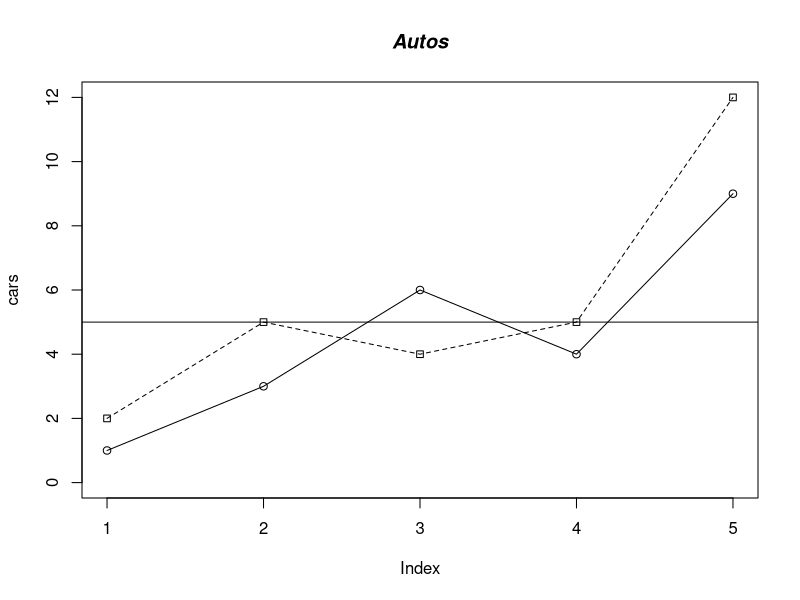

This figure's R source:
# Define 2 vectors
cars <- c(1, 3, 6, 4, 9)
trucks <- c(2, 5, 4, 5, 12)

# Graph cars using a y axis that ranges from 0 to 12
plot(cars, type="o", col="black", ylim=c(0,12))
abline(h=5)

# Graph trucks with red dashed line and square points
lines(trucks, type="o", pch=22, lty=2, col="black")

# Create a title with a red, bold/italic font
title(main="Autos", col.main="black", font.main=4)